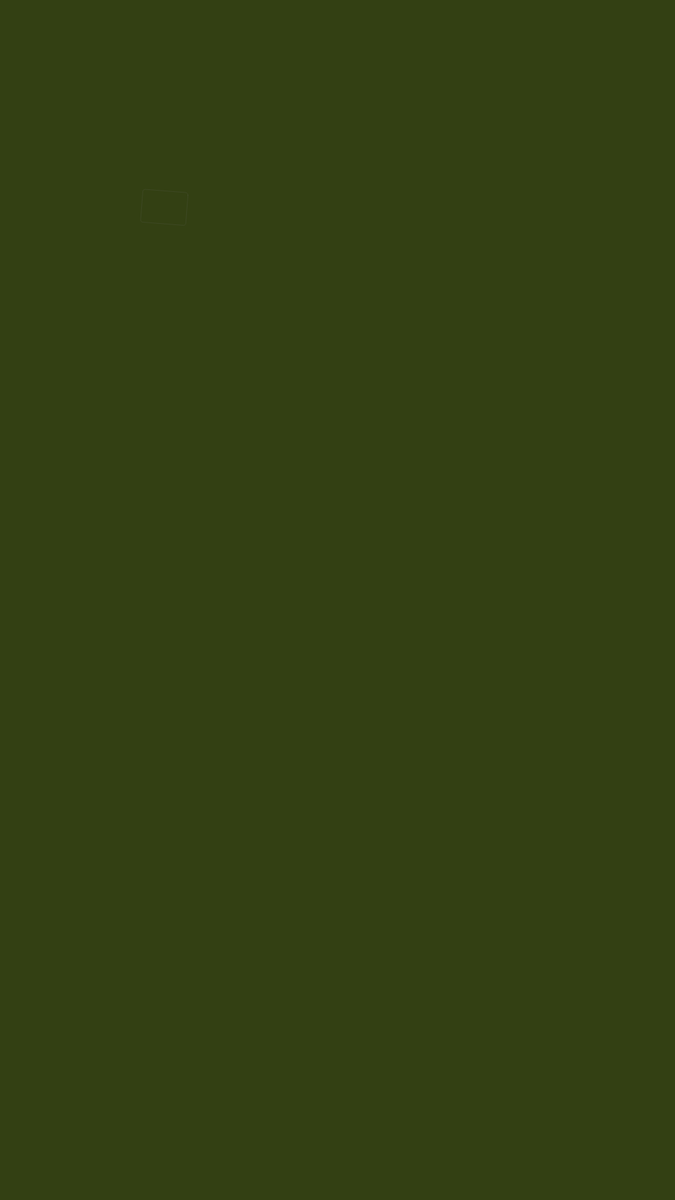
Frame 1 (no input)
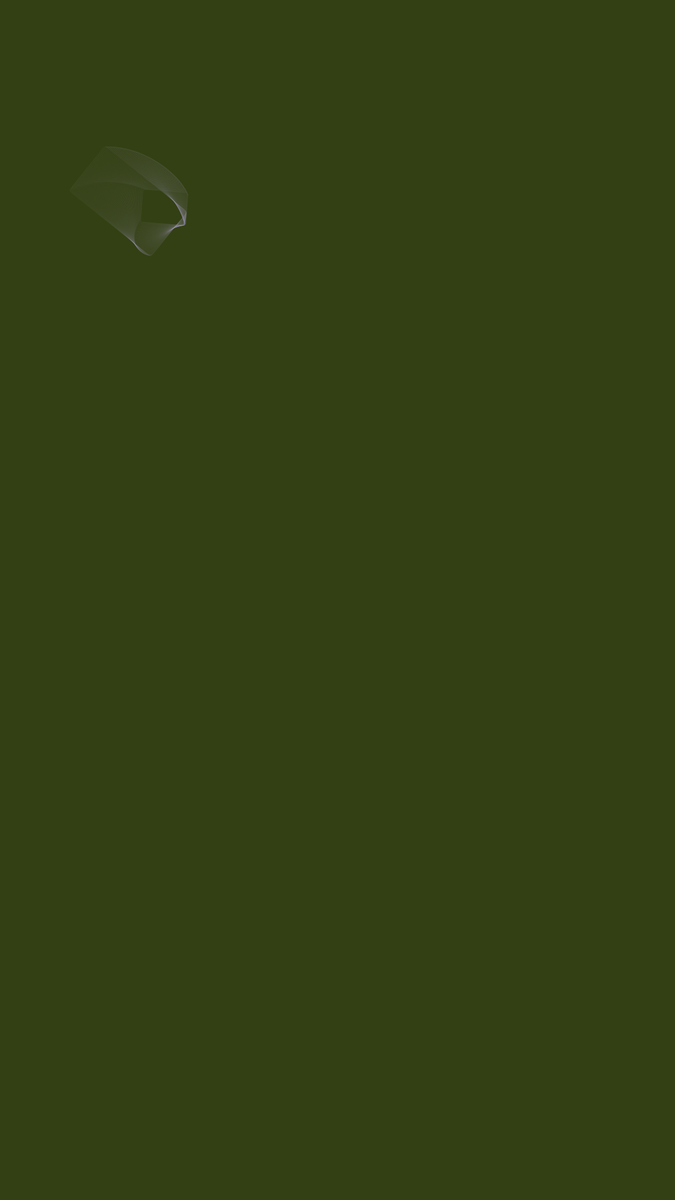
Frame 60 (no input)
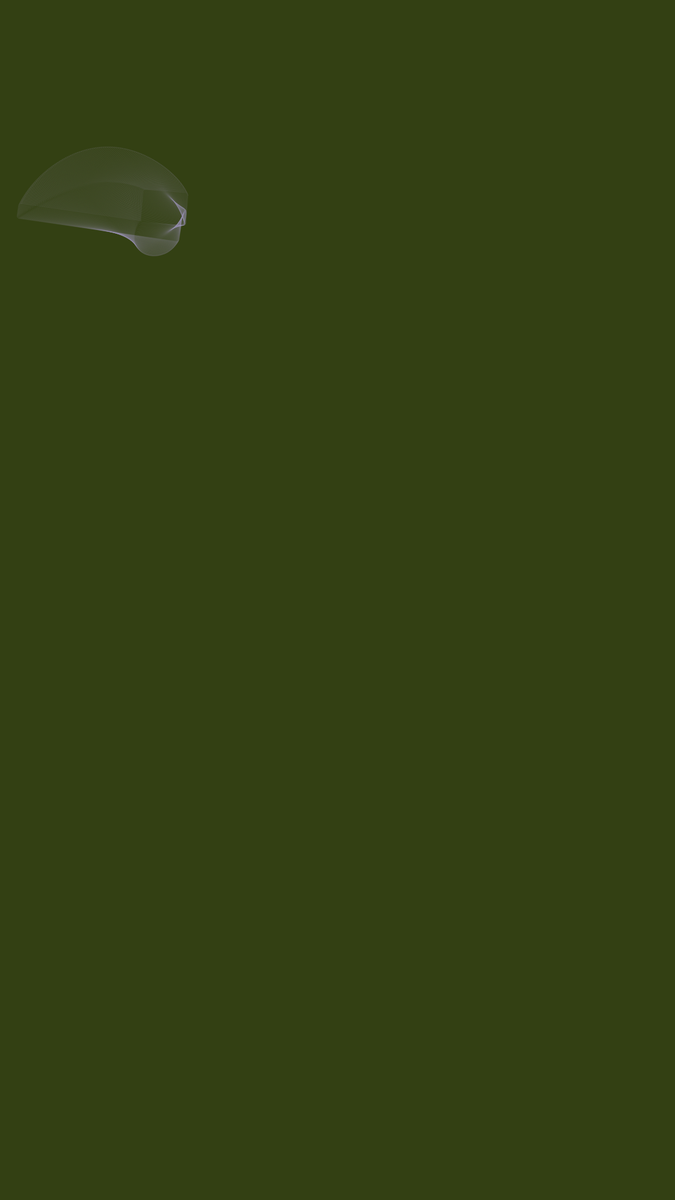
Frame 120 (the mouse pressed at the canvas centre since frame 60)

The p5.js sketch that drew these frames (run headless with seeded random() and noise() and a simulated clock; from frame 60 on, the mouse is pressed at the canvas centre):

// p5.js sketch
// ── sketch.js
function setup() {
    createCanvas(1080, 1920);
    angleMode(DEGREES);
    rectMode(CENTER);
    colorMode(HSB, 100);
    loadRand();

    modes = shuffle(modes);

    loadShapes();
    chooseBackground();
    noFill();
    strokeWeight(0.1);
}

let modes = ["white", "rainbow", "black", "random"];
let mI = 0;

let ch;
let cs;
let cb;
const INTERACTION_KEY = 53;
function keyPressed() {
    if (keyCode === INTERACTION_KEY) {
        mI++;
        loadRand();

        chooseBackground();
    }
}

const chooseBackground = () => {
    let currMode = modes[mI % modes.length];

    if (currMode === "white") {
        background(100);
    } else if (currMode === "rainbow") {
        background(0);
    } else if (currMode === "black") {
        background(0);
    } else if (currMode === "random") {
        background((ch + 50) % 100, (cs + 50) % 100, (cb + 50) % 100);
    }
};

const loadRand = () => {
    ch = random(0, 100);
    cs = random(0, 100);
    cb = random(0, 100);
};

const loadShapes = () => {
    s.push(new Shape(random(width), random(height)));
};
let s = [];
const noiseVal = 0.002;
function draw() {
    for (let shape of s) {
        shape.display();
        shape.move();
        shape.checkBounds();
    }

    s = s.filter((x) => !x.o);
    if (s.length === 0) {
        loadShapes();
    }

    if (frameCount % 10000 === 0) {
        print("Reset");
        modes = shuffle(modes);
        loadRand();
        chooseBackground();
        s = [];
        loadShapes();
    }
}

class Shape {
    constructor(x, y) {
        this.x = x;
        this.y = y;
        this.a = random(0, 360);
        this.w = random(10, 100);
        this.h = random(10, 100);
        this.r = random(0, 5);
        this.o = false;
        this.s = random(100, 200);
        this.shape = random(["rect", "ellipse"]);
    }

    display() {
        push();
        translate(this.x, this.y);
        rotate(this.a);
        let currMode = modes[mI % modes.length];
        if (currMode === "white") {
            stroke(0);
        } else if (currMode === "rainbow") {
            stroke(frameCount % 100, 100, 80);
        } else if (currMode === "black") {
            stroke(100);
        } else if (currMode === "random") {
            stroke(ch, cs, cb);
        }
        if (this.shape === "rect") {
            rect(0, 0, this.w, this.h, this.r);
        } else if (this.shape === "ellipse") {
            ellipse(0, 0, this.w, this.h);
        }
        pop();
    }

    move() {
        let n = map(
            noise(this.x * noiseVal, this.y * noiseVal, frameCount * noiseVal),
            0,
            1,
            -360,
            360
        );
        let nx = sin(n);
        let ny = cos(n);
        this.x += nx;
        this.y += ny;
        this.a += n / this.s;
        this.w -= nx * 2;
        this.h -= ny * 2;
    }

    checkBounds() {
        if (
            this.x > width + 200 ||
            this.x < -200 ||
            this.y > height + 200 ||
            this.y < -200
        ) {
            this.o = true;
        }
    }
}
